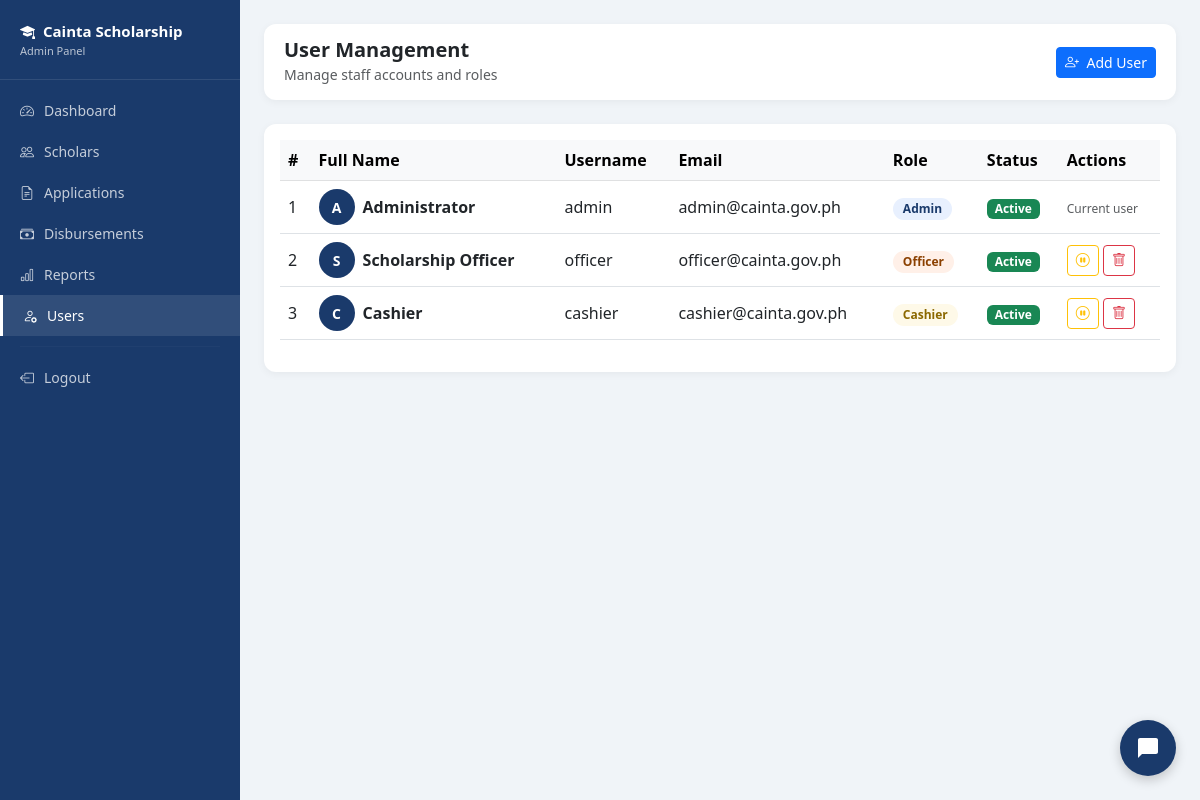
The page /admin/users.php (signed in) on the database its author committed.
### tables this page shows
CREATE TABLE `users` (
  `user_id` int(11) NOT NULL,
  `full_name` varchar(100) NOT NULL,
  `username` varchar(50) NOT NULL,
  `password` varchar(255) NOT NULL,
  `role` enum('admin','officer','cashier') NOT NULL,
  `email` varchar(100) DEFAULT NULL,
  `is_active` tinyint(4) DEFAULT 1,
  `created_at` timestamp NOT NULL DEFAULT current_timestamp()
);

### admin/users.php (the view, shortened to what this page needs)
<?php
require_once '../includes/db.php';
$users = $pdo->query("SELECT * FROM users ORDER BY role ASC, full_name ASC")->fetchAll();
?>
<!DOCTYPE html>
<html lang="en">
<head>
    <link href="https://cdn.jsdelivr.net/npm/bootstrap@5.3.0/dist/css/bootstrap.min.css" rel="stylesheet">
    <link href="https://cdn.jsdelivr.net/npm/bootstrap-icons@1.10.0/font/bootstrap-icons.css" rel="stylesheet">
</head>
<body>
<div class="sidebar" id="sidebar">
    <div class="sidebar-brand">
        <i class="bi bi-mortarboard-fill me-2"></i>Cainta Scholarship
        <small>Admin Panel</small>
    </div>
    <nav>
        <a href="dashboard.php" class="nav-link"><i class="bi bi-speedometer2"></i> Dashboard</a>
        <a href="scholars.php" class="nav-link"><i class="bi bi-people"></i> Scholars</a>
        <a href="applications.php" class="nav-link"><i class="bi bi-file-earmark-text"></i> Applications</a>
        <a href="disbursements.php" class="nav-link"><i class="bi bi-cash-stack"></i> Disbursements</a>
        <a href="reports.php" class="nav-link"><i class="bi bi-bar-chart"></i> Reports</a>
        <a href="users.php" class="nav-link active"><i class="bi bi-person-gear"></i> Users</a>
        <hr style="border-color: rgba(255,255,255,0.1); margin: 10px 20px;">
        <a href="../logout.php" class="nav-link"><i class="bi bi-box-arrow-left"></i> Logout</a>
    </nav>
</div>
<div class="main-content">
    <div class="topbar">
        <div>
            <h5 class="mb-0 fw-bold">User Management</h5>
            <small class="text-muted">Manage staff accounts and roles</small>
        </div>
        <button class="btn btn-primary btn-sm" data-bs-toggle="modal" data-bs-target="#addModal">
            <i class="bi bi-person-plus me-1"></i> Add User
        </button>
    </div>
    <div class="card">
        <div class="card-body">
            <div class="table-responsive">
                <table class="table table-hover align-middle">
                    <thead class="table-light">
                        <tr>
                            <th>#</th>
                            <th>Full Name</th>
                            <th>Username</th>
                            <th>Email</th>
                            <th>Role</th>
                            <th>Status</th>
                            <th>Actions</th>
                        </tr>
                    </thead>
                    <tbody>
                        <?php foreach($users as $i => $u): ?>
                        <tr>
                            <td><?= $i + 1 ?></td>
                            <td>
                                <div class="d-flex align-items-center gap-2">
                                    <div style="width:36px; height:36px; border-radius:50%; background:#1A3A6B; color:white; display:flex; align-items:center; justify-content:center; font-size:14px; font-weight:600;">
                                        <?= strtoupper(substr($u['full_name'], 0, 1)) ?>
                                    </div>
                                    <strong><?= htmlspecialchars($u['full_name']) ?></strong>
                                </div>
                            </td>
                            <td><?= htmlspecialchars($u['username']) ?></td>
                            <td><?= htmlspecialchars($u['email']) ?></td>
                            <td>
                                <span class="badge role-<?= $u['role'] ?>" style="padding: 5px 10px; border-radius: 20px; font-size: 12px;">
                                    <?= ucfirst($u['role']) ?>
                                </span>
                            </td>
                            <td>
                                <span class="badge <?= $u['is_active'] ? 'bg-success' : 'bg-secondary' ?>">
                                    <?= $u['is_active'] ? 'Active' : 'Inactive' ?>
                                </span>
                            </td>
                            <td>
                                <?php if($u['user_id'] != $_SESSION['user_id']): ?>
                                <a href="users.php?toggle=<?= $u['user_id'] ?>"
                                    class="btn btn-sm <?= $u['is_active'] ? 'btn-outline-warning' : 'btn-outline-success' ?>">
                                    <?= $u['is_active'] ? '<i class="bi bi-pause-circle"></i>' : '<i class="bi bi-play-circle"></i>' ?>
                                </a>
                                <a href="users.php?delete=<?= $u['user_id'] ?>"
                                    class="btn btn-sm btn-outline-danger"
                                    onclick="return confirm('Delete this user?')">
                                    <i class="bi bi-trash"></i>
                                </a>
                                <?php else: ?>
                                <span class="text-muted" style="font-size:12px;">Current user</span>
                                <?php endif; ?>
                            </td>
                        </tr>
                        <?php endforeach; ?>
                    </tbody>
                </table>
            </div>
        </div>
    </div>
</div>
<?php include '../chatbot_widget.php'; ?>
</body>
</html>

### admin/users.php (style rules this page uses)
body { font-family: 'Segoe UI', sans-serif; background: #f0f4f8; }
.sidebar { width: 240px; min-height: 100vh; background: #1A3A6B; position: fixed; top: 0; left: 0; padding-top: 20px; z-index: 1050; transition: transform 0.3s ease; }
.sidebar-brand { color: white; font-size: 15px; font-weight: 600; padding: 0 20px 20px; border-bottom: 1px solid rgba(255,255,255,0.1); margin-bottom: 10px; }
.sidebar-brand small { display: block; font-size: 11px; opacity: 0.7; font-weight: 400; }
.nav-link { color: rgba(255,255,255,0.75); padding: 10px 20px; font-size: 14px; display: flex; align-items: center; gap: 10px; }
.nav-link:hover, .nav-link.active { color: white; background: rgba(255,255,255,0.1); border-left: 3px solid #fff; }
.main-content { margin-left: 240px; padding: 24px; }
.topbar { background: white; border-radius: 12px; padding: 14px 20px; margin-bottom: 24px; display: flex; justify-content: space-between; align-items: center; box-shadow: 0 2px 8px rgba(0,0,0,0.05); }
.card { border: none; border-radius: 12px; box-shadow: 0 2px 8px rgba(0,0,0,0.05); }
.role-admin { background: #e8f0fe; color: #1A3A6B; }
.role-officer { background: #fff0e8; color: #8b4000; }
.role-cashier { background: #fef9e8; color: #8b6800; }
@media (min-width: 769px) { .sidebar { transform: translateX(0) !important; } }

### rows shown on the page
users: full_name "A", full_name "Administrator", username "admin", email "admin@cainta.gov.ph", role "Admin", is_active "Active", shows "Current user"
users: full_name "S", full_name "Scholarship Officer", username "officer", email "officer@cainta.gov.ph", role "Officer", is_active "Active"
users: full_name "C", full_name "Cashier", username "cashier", email "cashier@cainta.gov.ph", role "Cashier", is_active "Active"
